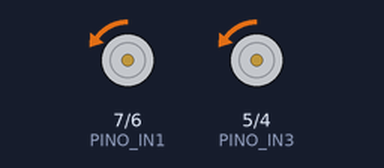
Recording of a sketch running on a simulated Arduino Uno, built with avr-gcc and run on an emulated ATmega328P. Parts: motor-driver pin pairs drawn as motors (green arrow = first pin HIGH = forward, orange = second pin HIGH = backward, longer = more drive, scaled by the enable pin).

Above: at 2.0 s.
Timing chart, 0 to 6.7 s (numbered marks = the images above):
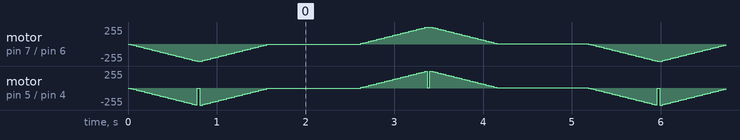

The sketch:

teste5.ino
```cpp
const int PINO_ENA = 9;
const int PINO_ENB = 3;
const int PINO_IN1 = 7;
const int PINO_IN2 = 6;
const int PINO_IN3 = 5;
const int PINO_IN4 = 4;

int i = 0;

const int TEMPO_ESPERA = 1000;
const int TEMPO_RAMPA = 30;

void setup() {
  pinMode(PINO_ENA, OUTPUT);
  pinMode(PINO_ENB, OUTPUT);
  pinMode(PINO_IN1, OUTPUT);
  pinMode(PINO_IN2, OUTPUT);
  pinMode(PINO_IN3, OUTPUT);
  pinMode(PINO_IN4, OUTPUT);

  digitalWrite(PINO_IN1, LOW);
  digitalWrite(PINO_IN2, LOW);
  digitalWrite(PINO_IN3, LOW);
  digitalWrite(PINO_IN4, LOW);
  digitalWrite(PINO_ENA, LOW);
  digitalWrite(PINO_ENB, LOW);
}

void loop() {
  digitalWrite(PINO_IN1, LOW);
  digitalWrite(PINO_IN2, HIGH);
  digitalWrite(PINO_IN3, LOW);
  digitalWrite(PINO_IN4, HIGH);

    for (i = 0; i<265; i= i+10){
      analogWrite(PINO_ENA, i);
      analogWrite(PINO_ENB, i);
      delay(TEMPO_RAMPA);
    }

    for (i = 255; i>=0; i= i-10){
      analogWrite(PINO_ENA, i);
      analogWrite(PINO_ENB, i);
      delay(TEMPO_RAMPA);
    }

  delay(TEMPO_ESPERA);

  digitalWrite(PINO_IN1, HIGH);
  digitalWrite(PINO_IN2, LOW);
  digitalWrite(PINO_IN3, HIGH);
  digitalWrite(PINO_IN4, LOW);

    for (i = 0; i<265; i= i+10){
      analogWrite(PINO_ENA, i);
      analogWrite(PINO_ENB, i);
      delay(TEMPO_RAMPA);
    }

    for (i = 255; i>=0; i= i-10){
      analogWrite(PINO_ENA, i);
      analogWrite(PINO_ENB, i);
      delay(TEMPO_RAMPA);
    }

  delay(TEMPO_ESPERA);
}
```

Measured:
- by itself, motor on pin 5 (PINO_IN3) / pin 4 (PINO_IN4): moves between backward 255/255 and forward 255/255, repeating every 5.2 s
